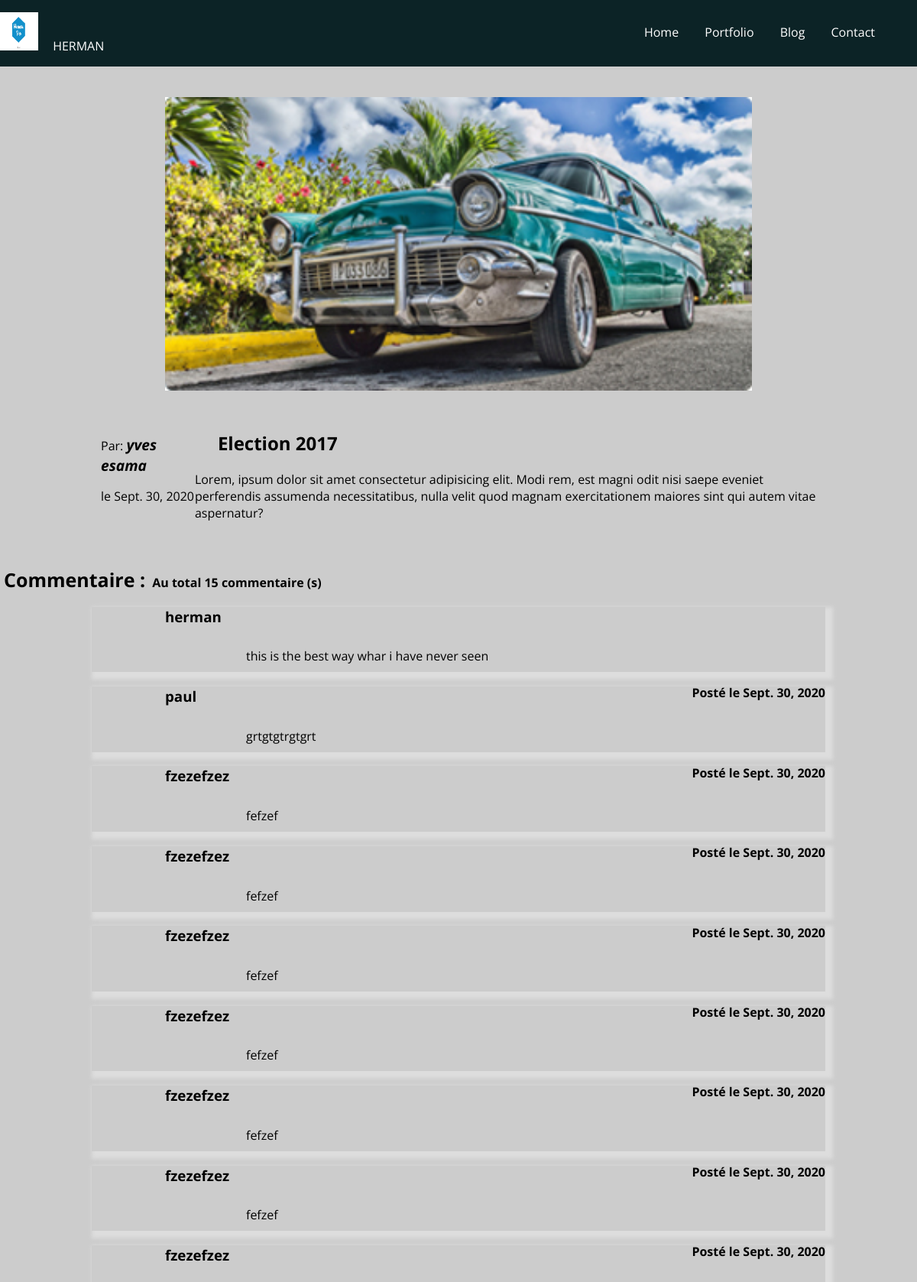
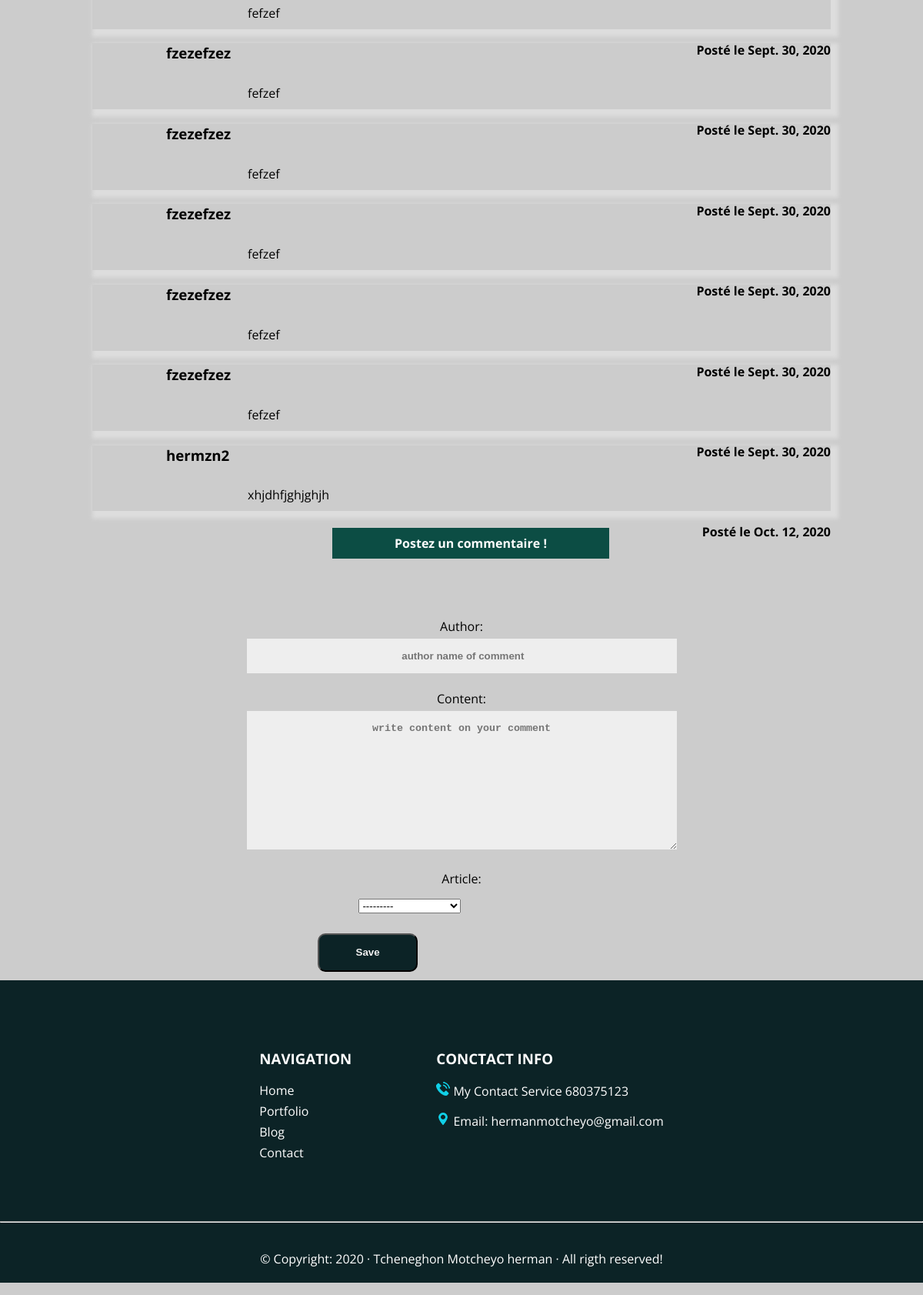
Page /blog/show/6 on the committed database (2 pictures, top to bottom).
### blog/models.py (models this page shows, shortened)
class TimespamtedModel(models.Model):
    created_at  = models.DateField( auto_now_add=True)
    update_at = models.DateField(auto_now = True)
    class Meta:
        abstract = True

class Article(TimespamtedModel):
    title= models.CharField( max_length=250)
    content = models.TextField()
    image= models.ImageField(upload_to='blog/images')
    author = models.CharField( max_length=100)
    category = models.ForeignKey(Category, on_delete=models.CASCADE)
    def __str__(self):
        return self.title

class Comment(TimespamtedModel):
    author = models.CharField( max_length=100)
    content = models.TextField()
    article = models.ForeignKey(Article ,on_delete= models.CASCADE)

### blog/views.py (the view)
# urls.py: path("show/<id>",views.show_article,name = "show_article"),
def show_article(request,id, **kwargs):
    article = Article.objects.get(pk = id)
    comment = CommentForm(request.POST or None)
    if comment.is_valid():
        comment.save()
        return redirect('show_article',pk=id )
    comments = Comment.objects.filter(article=article)
    context  = {
        'form':comment,
        'comment':comments,
        'article':article
    }
    return render(request, 'blog/show.html',context)

### blog/form.py
class CommentForm(forms.ModelForm):
  class Meta:
    model = Comment
    fields = [
      'author','content','article',
    ]
    widgets = {
          'author': forms.TextInput(attrs = {'class' : 'add-author' ,'placeholder' : '   author name of comment  '}),
          'content': forms.Textarea(attrs = { 'class' : 'add-content' ,'placeholder' : ' write content on your comment '}),
        }

### blog/templates/blog/show.html (shortened to what this page needs)
{% extends 'layouts/base.html' %}
{%  load static %}
{% block content %}
<div class="banner">
  <div class="container">
    <div class="container-img">
      <img src="{% static article.image %}">
    </div>
    <div class="post">
      <div class="detail-post">
        Par: <strong> <em>{{article.author}} </em></strong>
        <p> le {{ article.created_at}}
        </p>
      </div>
      <div class="text-post">
        <h2 class="title">{{article.title}}</h2>
        <div class="text">
          <p>{{article.content}}</p>
        </div>
      </div>
    </div>
  </div>
</div>
<section class="comments">
  <div class="com">
    <p> <strong class="cmt">Commentaire :</strong> Au total {{comment|length}} commentaire (s)</p>
  </div>
  {% for com in comment  %}
  <div class="comment">
    <div class="com-author">
      <h3> {{com.author}} </h3>
      <div class="com-content">
        <p style="padding: 10px;"> {{com.content}}</p>
        <strong style="float: right;">Posté le   {{com.created_at}}</strong>
      </div>
    </div>
  </div>
  {% empty %}
  <div class="first-comment">
    <h4> Soyez le Premier à laisser un commentaire !</h4>
  </div>
  {% endfor %}
  <div class="first-comment">
    <h4> Postez un commentaire !</h4>
<div class="addp-img">
<div class="addp-container">
  <form action='.' method='POST'>
    {{form}}
    <input type='submit' value='Save' />
  </form>
</div>
</div>
  </div>
</section>
{% endblock  %}
{% block footer %} {% include 'layouts/_footer.html'  %} {% endblock  %}

### templates/layouts/base.html (shortened to what this page needs)
{% load static %}
<!DOCTYPE html>
<html lang="en">
  <head>
      {% block style %}
     <link rel="stylesheet" href=" {% static 'css/style.css' %}" >
      <link rel="stylesheet" href=" {% static 'css/slide.css' %}" >
      <link rel="stylesheet" href=" {% static 'blog/css/blog.css' %}">
      <link rel="stylesheet" href="{% static 'blog/css/show.css'%}">
      {% endblock %}
  </head>
  <body>
    {% include 'layouts/_navbar.html' %}
    {% block content %}
    {% endblock  %}
   {% block footer %}  {% include 'layouts/_footer.html'  %}  {% endblock footer %}
  </body>
</html>

### templates/layouts/_navbar.html
{% load static %}
<nav class="navbar">
    <div class="logo">
        <img class="img-logo" src="{% static 'image/logo_herman.png' %}" alt="herman">
        <a href="{% url 'home' %}">HERMAN</a>
    </div>
    <div class="nav-item">
        <li class="nav-link"><a href="{% url 'home' %}"> Home</a></li>
        <li class="nav-link"><a href="{% url 'cv:index'%}">Portfolio</a> </li>
        <li class="nav-link"><a href="{% url 'blog:index'%}">Blog</a> </li>
        <li class="nav-link"><a href="{% url 'contact:index'%}">Contact</a></li>
    </div>
</nav>

### templates/layouts/_footer.html
{% load static %}
<div class="footer">
    <div class="footer-item">
        <div class="nav-item">
            <h3>NAVIGATION</h3>
            <li class="link"><a href="{% url 'home' %}"> Home</a></li>
            <li class="link"><a href="{% url 'cv:index'%}">Portfolio</a> </li>
            <li class="link"><a href="{% url 'blog:index'%}">Blog</a> </li>
            <li class="link"><a href="{% url 'contact:index'%}">Contact</a></li>
        </div>
        <div class="contact">
            <h3>CONCTACT INFO</h3>
            <P>
                <img src="{% static 'images/footer/phone_icon.png' %}" alt="#">
                My Contact Service 680375123
            </P>
            <p>
                <img src="{% static 'images/footer/location.png' %}" alt="#">
                Email: hermanmotcheyo@gmail.com
            </p>
        </div>
    </div>
    <div>
            <hr>
        <p class="text-center copyright"> &copy; Copyright: {% now 'Y' %} &middot; Tcheneghon Motcheyo herman &middot; All rigth reserved! </p>
    </div>
</div>

### static/css/style.css (style rules this page uses)
body { padding: 0px; margin: 0px; font-family: "Open Sans", sans-serif, Arial, Helvetica; background-color: #cccccc; }
.text-center { text-align: center; }
.navbar { display: flex; justify-content: space-between; background-color: #0c2326; padding: 1em 0; }
.navbar .nav-item .nav-link { list-style-type: none; display: inline-flex; }
.navbar .nav-item .nav-link:last-child { padding-right: 40px; }
.navbar .nav-item .nav-link a, .navbar .logo a { text-decoration: none; padding: 15px; color: white; text-align: center; }
.navbar .logo .img-logo { height: 50px; width: 50px; }
.footer { background-color: #0c2326; color: #ffffff; }
.footer .footer-item { display: flex; justify-content: center; padding: 15px; }
.footer .nav-item, .footer .contact { margin: 30px; padding: 25px; }
.footer .nav-item .link { list-style-type: none; margin-top: 5px; }
.footer a { text-decoration: none; color: #ffffff; }
hr { color: #4fcaff; }
.footer .copyright { padding: 20px; }

### blog/static/blog/css/blog.css (style rules this page uses)
a { text-decoration: none; }
em { color: #000000; font-size: larger; font-weight: bold; }
.addp-img { margin: 15px; padding: 20px; text-align: center; }
input[type = text],input[type = file],textarea,.add-content { width: 50%; padding: 15px; margin: 5px 0 22px 0; border: none; background-color: #f1f1f1f1; }
.addp-container { position: relative; right: 0; margin: 20px; max-width: 100%; padding: 16px; }
label { display: block; visibility: visible; }
input[type=submit] { position: relative; top: 60px; right: 18%; width: 130px; height: 50px; border-radius: 10px; background-color: #0c2326; color: #f1f1f1; font-weight: bold; }

### blog/static/blog/css/show.css (style rules this page uses)
.banner { margin: 40px 10% 0 10%; }
.banner .container-img { text-align: center; }
.banner .container-img img { height: 60%; width: 80%; }
.post { display: flex; justify-content: center; padding: 12px; }
.banner .post .detail-post, .text-post { margin: 15px 0px; }
.title { margin-left: 30px; }
.banner .post .detail-post { margin-top: 40px; width: 250px; float: left; }
.comments .first-comment h4 { text-align: center; font-weight: bold; color: #ffffff; background-color: #0c4d44; width: 30%; line-height: 40px; position: relative; left: 36%; }
.comments .comment { margin-top: 10px; margin-left: 10% ; margin-right: 10%; box-shadow: 5px 5px 5px 5px #ddd; }
.comment .com-author h3 { margin-left: 10%; }
.comment .com-author .com-content { margin-left: 20%; }
.cmt { text-align: center; font-size: 25px; padding: 5px; }
.com p { font-weight: bold; }

### rows in the picture
Article: image (picture), author "yves esama", created_at "Sept. 30, 2020", title "Election 2017", content "Lorem, ipsum dolor sit amet consectetur adipisicing elit. Modi rem, est magni odit nisi saepe eveniet perferendis assumenda necessitatibus, nulla velit quod magnam exercitationem maiores sint qui autem vitae aspernatur?"
Comment: author "herman", content "this is the best way whar i have never seen", created_at "Sept. 30, 2020"
Comment: author "paul", content "grtgtgtrgtgrt", created_at "Sept. 30, 2020"
Comment: author "fzezefzez", content "fefzef", created_at "Sept. 30, 2020"
Comment: author "fzezefzez", content "fefzef", created_at "Sept. 30, 2020"
Comment: author "fzezefzez", content "fefzef", created_at "Sept. 30, 2020"
Comment: author "fzezefzez", content "fefzef", created_at "Sept. 30, 2020"
Comment: author "fzezefzez", content "fefzef", created_at "Sept. 30, 2020"
Comment: author "fzezefzez", content "fefzef", created_at "Sept. 30, 2020"
Comment: author "fzezefzez", content "fefzef", created_at "Sept. 30, 2020"
Comment: author "fzezefzez", content "fefzef", created_at "Sept. 30, 2020"
Comment: author "fzezefzez", content "fefzef", created_at "Sept. 30, 2020"
Comment: author "fzezefzez", content "fefzef", created_at "Sept. 30, 2020"
Comment: author "fzezefzez", content "fefzef", created_at "Sept. 30, 2020"
Comment: author "fzezefzez", content "fefzef", created_at "Sept. 30, 2020"
Comment: author "hermzn2", content "xhjdhfjghjghjh", created_at "Oct. 12, 2020"

### other values in the picture
{{ comment|length }} "15"
